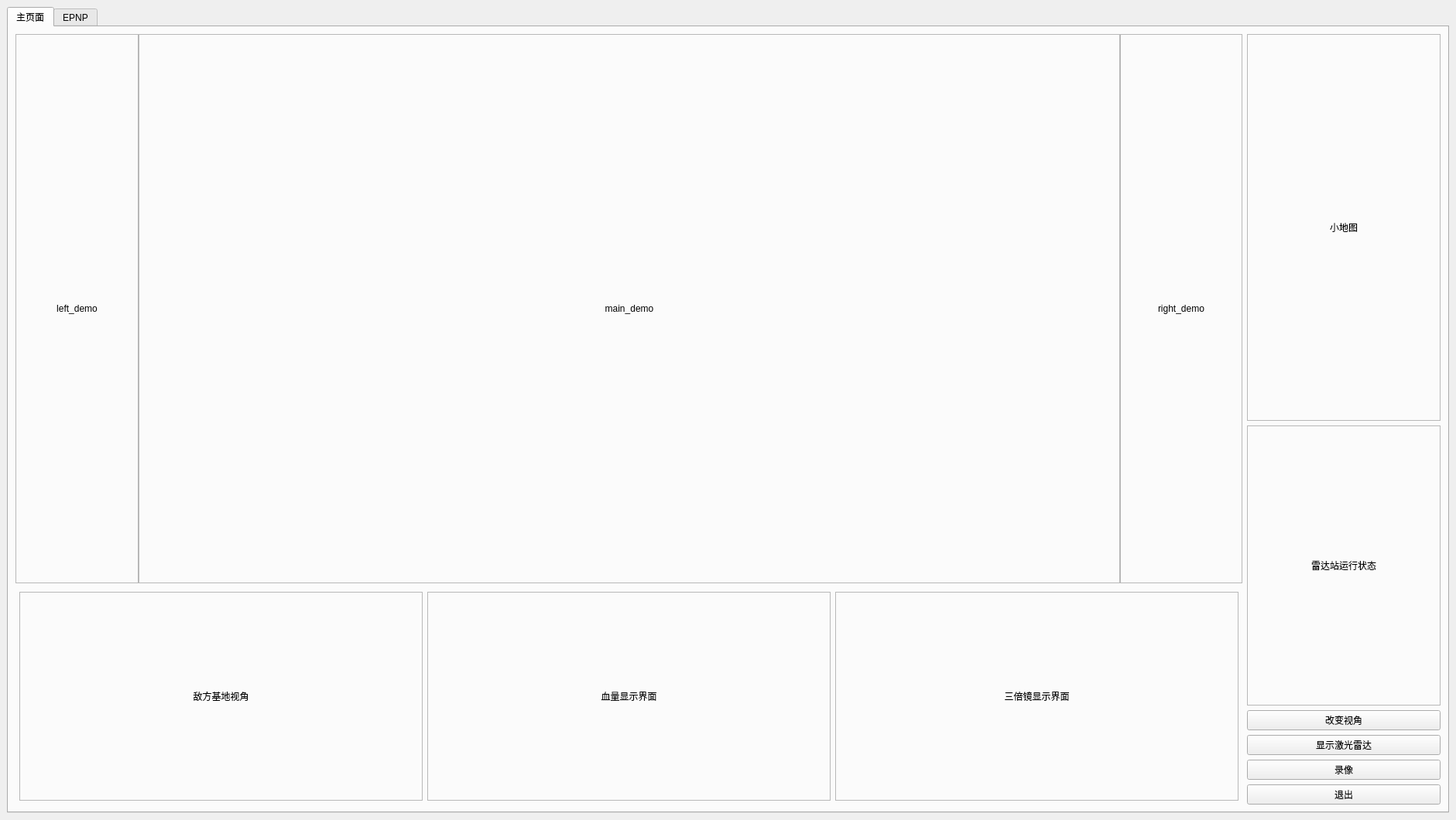
<?xml version="1.0" encoding="UTF-8"?>
<ui version="4.0">
 <class>MainWindow</class>
 <widget class="QMainWindow" name="MainWindow">
  <property name="geometry">
   <rect>
    <x>0</x>
    <y>0</y>
    <width>1881</width>
    <height>1060</height>
   </rect>
  </property>
  <property name="windowTitle">
   <string>MainWindow</string>
  </property>
  <widget class="QWidget" name="centralwidget">
   <layout class="QHBoxLayout" name="horizontalLayout">
    <item>
     <widget class="QTabWidget" name="tabWidget">
      <property name="currentIndex">
       <number>0</number>
      </property>
      <widget class="QWidget" name="tab">
       <property name="minimumSize">
        <size>
         <width>0</width>
         <height>0</height>
        </size>
       </property>
       <attribute name="title">
        <string>主页面</string>
       </attribute>
       <layout class="QGridLayout" name="gridLayout_2">
        <item row="0" column="0">
         <layout class="QHBoxLayout" name="horizontalLayout_4" stretch="1,8,1">
          <property name="spacing">
           <number>0</number>
          </property>
          <property name="sizeConstraint">
           <enum>QLayout::SetDefaultConstraint</enum>
          </property>
          <item>
           <widget class="QLabel" name="left_demo">
            <property name="minimumSize">
             <size>
              <width>140</width>
              <height>400</height>
             </size>
            </property>
            <property name="frameShape">
             <enum>QFrame::StyledPanel</enum>
            </property>
            <property name="text">
             <string>left_demo</string>
            </property>
            <property name="alignment">
             <set>Qt::AlignCenter</set>
            </property>
           </widget>
          </item>
          <item>
           <widget class="QLabel" name="main_demo">
            <property name="minimumSize">
             <size>
              <width>800</width>
              <height>400</height>
             </size>
            </property>
            <property name="frameShape">
             <enum>QFrame::StyledPanel</enum>
            </property>
            <property name="text">
             <string>main_demo</string>
            </property>
            <property name="alignment">
             <set>Qt::AlignCenter</set>
            </property>
           </widget>
          </item>
          <item>
           <widget class="QLabel" name="right_demo">
            <property name="minimumSize">
             <size>
              <width>140</width>
              <height>400</height>
             </size>
            </property>
            <property name="frameShape">
             <enum>QFrame::StyledPanel</enum>
            </property>
            <property name="text">
             <string>right_demo</string>
            </property>
            <property name="alignment">
             <set>Qt::AlignCenter</set>
            </property>
           </widget>
          </item>
         </layout>
        </item>
        <item row="0" column="1" rowspan="2">
         <layout class="QVBoxLayout" name="verticalLayout_2">
          <item>
           <widget class="QLabel" name="map">
            <property name="enabled">
             <bool>true</bool>
            </property>
            <property name="sizePolicy">
             <sizepolicy hsizetype="Preferred" vsizetype="Preferred">
              <horstretch>0</horstretch>
              <verstretch>0</verstretch>
             </sizepolicy>
            </property>
            <property name="minimumSize">
             <size>
              <width>250</width>
              <height>500</height>
             </size>
            </property>
            <property name="maximumSize">
             <size>
              <width>320</width>
              <height>16777215</height>
             </size>
            </property>
            <property name="frameShape">
             <enum>QFrame::StyledPanel</enum>
            </property>
            <property name="text">
             <string>小地图</string>
            </property>
            <property name="alignment">
             <set>Qt::AlignCenter</set>
            </property>
           </widget>
          </item>
          <item>
           <widget class="QLabel" name="condition">
            <property name="minimumSize">
             <size>
              <width>250</width>
              <height>73</height>
             </size>
            </property>
            <property name="frameShape">
             <enum>QFrame::StyledPanel</enum>
            </property>
            <property name="text">
             <string>雷达站运行状态</string>
            </property>
            <property name="alignment">
             <set>Qt::AlignCenter</set>
            </property>
           </widget>
          </item>
          <item>
           <layout class="QGridLayout" name="gridLayout">
            <item row="0" column="0">
             <widget class="QPushButton" name="ChangeView">
              <property name="text">
               <string>改变视角</string>
              </property>
             </widget>
            </item>
            <item row="1" column="0">
             <widget class="QPushButton" name="ShowLidar">
              <property name="text">
               <string>显示激光雷达</string>
              </property>
             </widget>
            </item>
            <item row="2" column="0">
             <widget class="QPushButton" name="record">
              <property name="text">
               <string>录像</string>
              </property>
             </widget>
            </item>
            <item row="3" column="0">
             <widget class="QPushButton" name="ShutDown">
              <property name="text">
               <string>退出</string>
              </property>
             </widget>
            </item>
           </layout>
          </item>
         </layout>
        </item>
        <item row="1" column="0">
         <layout class="QHBoxLayout" name="horizontalLayout_2" stretch="1,1,1">
          <property name="sizeConstraint">
           <enum>QLayout::SetDefaultConstraint</enum>
          </property>
          <property name="leftMargin">
           <number>5</number>
          </property>
          <property name="topMargin">
           <number>5</number>
          </property>
          <property name="rightMargin">
           <number>5</number>
          </property>
          <property name="bottomMargin">
           <number>5</number>
          </property>
          <item>
           <widget class="QLabel" name="far_demo">
            <property name="minimumSize">
             <size>
              <width>476</width>
              <height>270</height>
             </size>
            </property>
            <property name="maximumSize">
             <size>
              <width>16777215</width>
              <height>270</height>
             </size>
            </property>
            <property name="frameShape">
             <enum>QFrame::StyledPanel</enum>
            </property>
            <property name="text">
             <string>敌方基地视角</string>
            </property>
            <property name="alignment">
             <set>Qt::AlignCenter</set>
            </property>
            <property name="margin">
             <number>5</number>
            </property>
            <property name="openExternalLinks">
             <bool>false</bool>
            </property>
           </widget>
          </item>
          <item>
           <widget class="QLabel" name="blood">
            <property name="minimumSize">
             <size>
              <width>320</width>
              <height>270</height>
             </size>
            </property>
            <property name="maximumSize">
             <size>
              <width>16777215</width>
              <height>270</height>
             </size>
            </property>
            <property name="frameShape">
             <enum>QFrame::StyledPanel</enum>
            </property>
            <property name="text">
             <string>血量显示界面</string>
            </property>
            <property name="alignment">
             <set>Qt::AlignCenter</set>
            </property>
           </widget>
          </item>
          <item>
           <widget class="QLabel" name="hero_demo">
            <property name="minimumSize">
             <size>
              <width>320</width>
              <height>270</height>
             </size>
            </property>
            <property name="maximumSize">
             <size>
              <width>16777215</width>
              <height>270</height>
             </size>
            </property>
            <property name="frameShape">
             <enum>QFrame::StyledPanel</enum>
            </property>
            <property name="text">
             <string>三倍镜显示界面</string>
            </property>
            <property name="alignment">
             <set>Qt::AlignCenter</set>
            </property>
           </widget>
          </item>
         </layout>
        </item>
       </layout>
      </widget>
      <widget class="QWidget" name="tab_2">
       <attribute name="title">
        <string>EPNP</string>
       </attribute>
       <widget class="QWidget" name="horizontalLayoutWidget_2">
        <property name="geometry">
         <rect>
          <x>0</x>
          <y>10</y>
          <width>1841</width>
          <height>971</height>
         </rect>
        </property>
        <layout class="QHBoxLayout" name="horizontalLayout_3" stretch="1,8">
         <property name="leftMargin">
          <number>5</number>
         </property>
         <property name="topMargin">
          <number>5</number>
         </property>
         <property name="rightMargin">
          <number>5</number>
         </property>
         <property name="bottomMargin">
          <number>5</number>
         </property>
         <item>
          <layout class="QVBoxLayout" name="verticalLayout" stretch="0,0,0,0,0">
           <property name="sizeConstraint">
            <enum>QLayout::SetDefaultConstraint</enum>
           </property>
           <property name="leftMargin">
            <number>5</number>
           </property>
           <property name="topMargin">
            <number>5</number>
           </property>
           <property name="rightMargin">
            <number>5</number>
           </property>
           <property name="bottomMargin">
            <number>5</number>
           </property>
           <item>
            <widget class="QPushButton" name="epnp_begin">
             <property name="minimumSize">
              <size>
               <width>0</width>
               <height>35</height>
              </size>
             </property>
             <property name="text">
              <string>开始</string>
             </property>
            </widget>
           </item>
           <item>
            <widget class="QPushButton" name="epnp_clear">
             <property name="minimumSize">
              <size>
               <width>0</width>
               <height>35</height>
              </size>
             </property>
             <property name="text">
              <string>清空</string>
             </property>
            </widget>
           </item>
           <item>
            <widget class="QPushButton" name="epnp_back">
             <property name="minimumSize">
              <size>
               <width>0</width>
               <height>35</height>
              </size>
             </property>
             <property name="text">
              <string>back</string>
             </property>
            </widget>
           </item>
           <item>
            <widget class="QPushButton" name="epnp_next">
             <property name="minimumSize">
              <size>
               <width>0</width>
               <height>35</height>
              </size>
             </property>
             <property name="text">
              <string>next</string>
             </property>
            </widget>
           </item>
           <item>
            <widget class="QLabel" name="pnp_condition">
             <property name="frameShape">
              <enum>QFrame::StyledPanel</enum>
             </property>
             <property name="text">
              <string>pnp_condion</string>
             </property>
             <property name="alignment">
              <set>Qt::AlignLeading|Qt::AlignLeft|Qt::AlignVCenter</set>
             </property>
            </widget>
           </item>
          </layout>
         </item>
         <item>
          <widget class="QGraphicsView" name="pnp_demo"/>
         </item>
        </layout>
       </widget>
      </widget>
     </widget>
    </item>
   </layout>
  </widget>
 </widget>
 <resources/>
 <connections/>
</ui>
